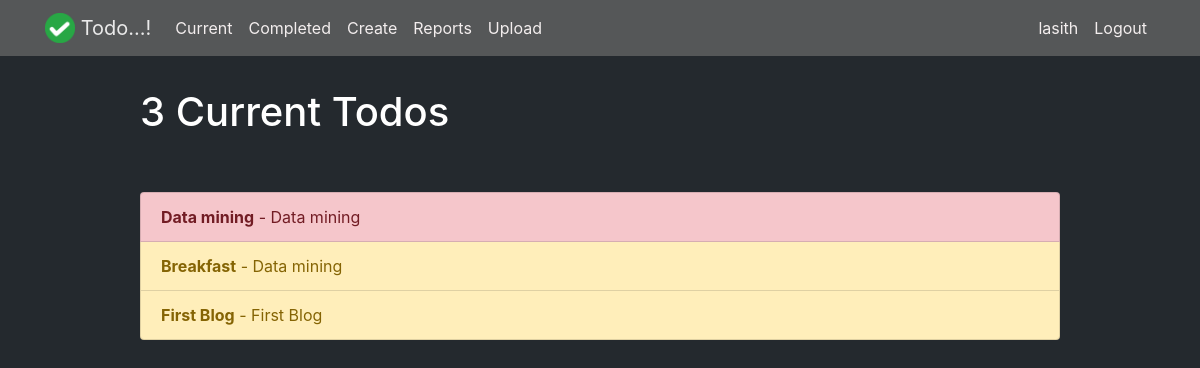
The page /current/ (signed in) on the database as committed earlier.
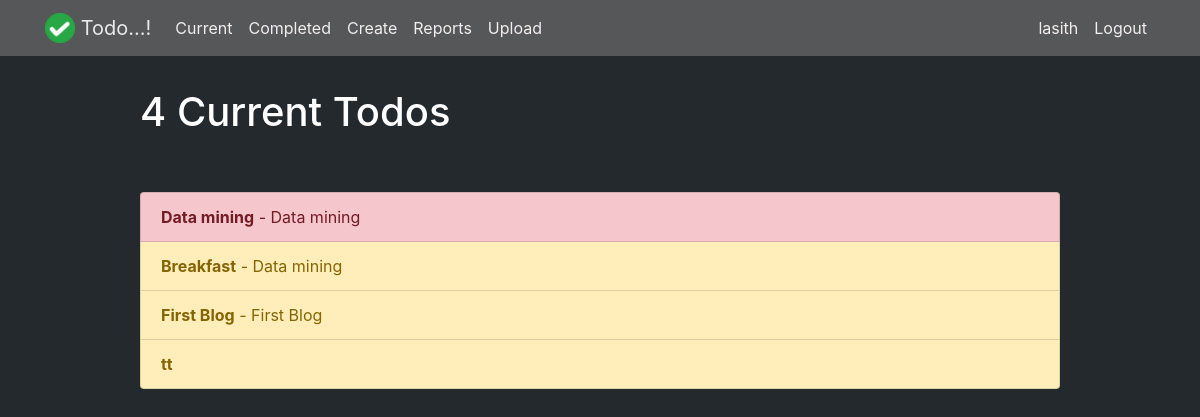
The same page on the database as committed later.
### todo/models.py (models this page shows, shortened)
class Todo(models.Model):
    title = models.CharField(max_length=100)
    memo = models.TextField(blank=True)
    created = models.DateTimeField(auto_now_add=True)
    datecompleted = models.DateTimeField(null=True, blank=True)
    important = models.BooleanField(default=False)
    user = models.ForeignKey(User, on_delete=models.CASCADE)

### todo/views.py (the view)
# urls.py: path('current/', views.currenttodos, name='currenttodos'),
@login_required
def currenttodos(request):
    todos = Todo.objects.filter(user=request.user, datecompleted__isnull=True)
    return render(request, 'todo/currenttodos.html', {'todos':todos})

### todo/templates/todo/currenttodos.html
{% extends "todo/base.html" %}
{% block content %}
    <div class="row justify-content-center mt-5">
        <div class="col-md-10">
            {% if todos %}
                <h1>{{ todos.count }} Current Todo{{ todos.count|pluralize }}</h1>
            {% else %}
                <h2>Current Todos</h2>
            {% endif %}
        </div>
    </div>
    <div class="row justify-content-center mt-5">
        <div class="col-md-10">
            {% if todos %}
                <div class="list-group">
                    {% for todo in todos %}
                        <a href="{% url 'viewtodo' todo.id %}"
                           class="list-group-item list-group-item-action{% if todo.important %} list-group-item-danger{% else %} list-group-item-warning {% endif %}"><b>{{ todo.title }}</b>
                            {% if todo.memo %} - {{ todo.memo|truncatechars:30 }}{% endif %}</a>
                    {% endfor %}
                </div>
            {% else %}
                <div class="text-center">
                    <h2>Looks like you don't have any todos! Nice work.</h2>
                    <br>
                    <a role="button" class="btn btn-primary" href="{% url 'createtodo' %}">New Todo</a>
                </div>
            {% endif %}
        </div>
    </div>
{% endblock %}

### todo/templates/todo/base.html (shortened to what this page needs)
{% load static %}
<!doctype html>
<html lang="en">
<head>
    <link rel="stylesheet" href="{% static "todo/bootstrap.min.css" %}">
    <link rel="stylesheet" href="{% static "todo/main.css" %}">
</head>
<body>
<nav class="navbar navbar-expand-md navbar-light">
    <div class="container">
        <a class="navbar-brand" href="{% url 'home' %}">
            <img src="{% static 'todo/logo.png' %}" width="30" height="30" class="d-inline-block align-top">
            <span>Todo...!</span>
        </a>
        <div class="collapse navbar-collapse" id="navbarNav">
            {% if user.is_authenticated %}
                <ul class="navbar-nav mr-auto">
                    <li class="nav-item {{ current }}">
                        <a class="nav-link" href="{% url 'currenttodos' %}">Current</a>
                    </li>
                    <li class="nav-item {{ completed }}">
                        <a class="nav-link" href="{% url 'completedtodos' %}">Completed</a>
                    </li>
                    <li class="nav-item {{ create }}">
                        <a class="nav-link" href="{% url 'createtodo' %}">Create</a>
                    </li>
                    <li class="nav-item {{ report }}">
                        <a class="nav-link" href="{% url 'reportgenerator' %}">Reports</a>
                    </li>
                    <li class="nav-item {{ upload }}">
                        <a class="nav-link" href="{% url 'upload' %}">Upload</a>
                    </li>
                </ul>
            {% endif %}
            <ul class="navbar-nav ml-auto">
                {% if user.is_authenticated %}
                    <li class="nav-item">
                        <a href="#" class="nav-link">{{ user }}</a>
                    </li>
                    <li class="nav-item">
                        <a href="#" onclick="$('#signOutBtn').click()" class="nav-link">Logout</a>
                    </li>
                {% endif %}
            </ul>
        </div>
    </div>
</nav>
<div class="container">
    {% block content %}{% endblock %}
</div>
</body>
</html>

### todo/static/todo/main.css (style rules this page uses)
.navbar-nav .nav-link { color: rgb(243, 238, 238) !important; }
.navbar { overflow: hidden; position: fixed; top: 0; width: 100%; z-index: 1000; background-color: rgba(105, 105, 105, 0.73); }
.navbar-brand { color: white!important; }
body { background-color: rgb(36, 41, 46) !important; color: white; padding-top: 40px; }
h1, h2, h3, h4, h5, h6 { color: #fff; }
p, span, small { color: #eaeaea; }

Rows that differ between the two databases and show on the page:
added Todo: title "tt"
Other text that changed with them:
{{ todos.count }}: "3" → "4"
